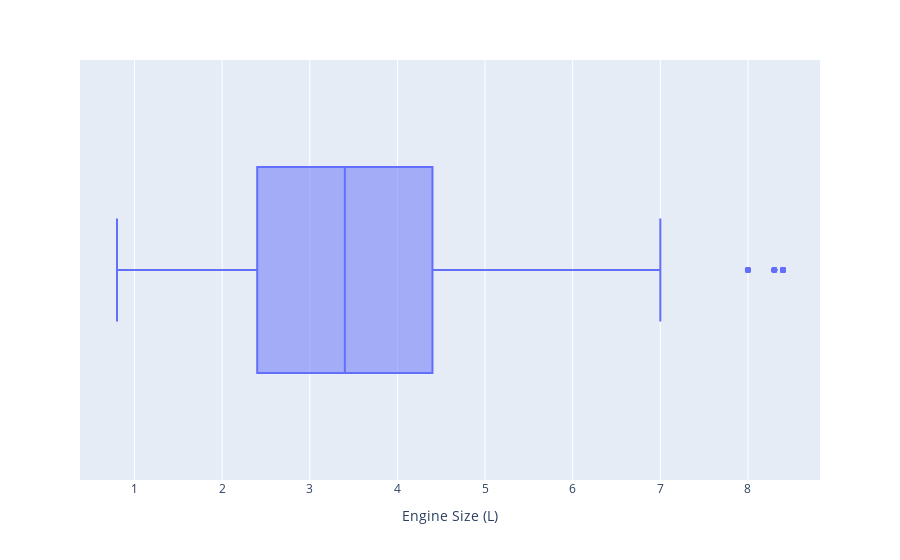

This figure's notebook cell:
### Code cell
fig = px.box(fuel_ratings, x='Engine Size (L)')

fig.show()

### Figure 1 — Plotly figure (JSON) as saved in the notebook; plotly's stock layout.template omitted (floating-point values rounded to 4 significant figures; data arrays with more than 128 entries replaced by an {"elided": "..."} marker saying what was removed)
{"data": [{"alignmentgroup": "True", "hovertemplate": "Engine Size (L)=%{x}<extra></extra>", "legendgroup": "", "marker": {"color": "#636efa"}, "name": "", "notched": false, "offsetgroup": "", "orientation": "h", "showlegend": false, "type": "box", "x": {"elided": "12480 float values"}, "x0": " ", "xaxis": "x", "y0": " ", "yaxis": "y"}], "layout": {"autosize": true, "boxmode": "group", "legend": {"tracegroupgap": 0}, "margin": {"t": 60}, "xaxis": {"anchor": "y", "autorange": true, "domain": [0, 1], "range": [0.3778, 8.822], "title": {"text": "Engine Size (L)"}, "type": "linear"}, "yaxis": {"anchor": "x", "autorange": true, "domain": [0, 1], "range": [-0.5, 0.5], "type": "category"}}}
